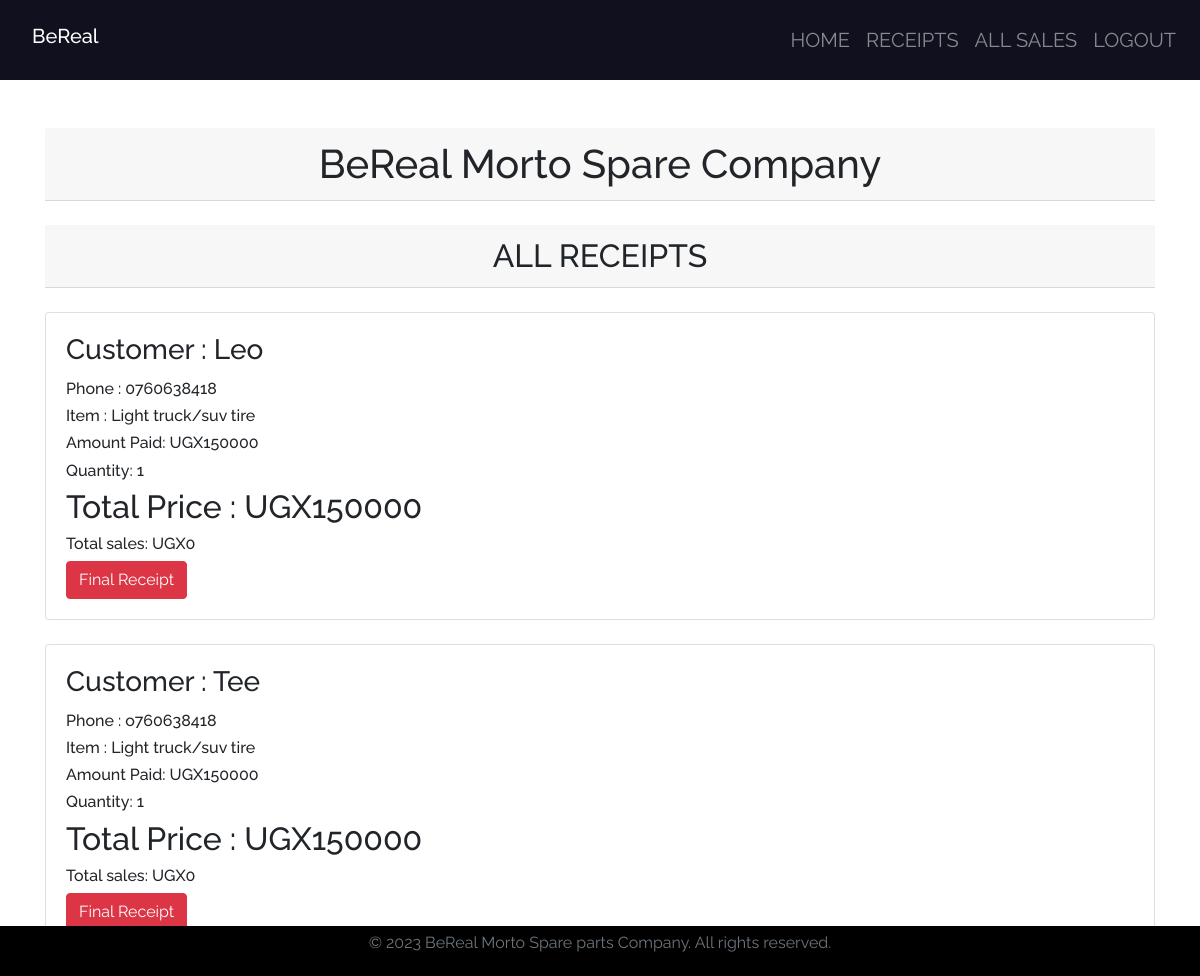
The app's page /receipt/ (signed in) with its own data.
### spareapp/models.py (models this page shows, shortened)
class Sale(models.Model):
    item = models.ForeignKey(Product, on_delete=models.CASCADE, null=False, blank=False)
    quantity = models.PositiveIntegerField(default=0, null=False, blank=False)
    issued_to = models.CharField(max_length=100, null=False, blank=False)
    amount_received = models.PositiveIntegerField(default=0, null=False, blank=False)
    unit_price = models.PositiveIntegerField(default=0, null=False, blank=False)
    branch_name = models.CharField(max_length=100, null=False, blank=False)
    customer_location = models.CharField(max_length=100, null=False, blank=False)
    phone = models.CharField(max_length=100, null=False, blank=False)
    def get_total(self):
        total = self.quantity * self.item.unit_price
        return int(total)
    def get_change(self):
        change = self.get_total() - self.amount_received
        return abs(int(change))

class Product(models.Model):
    Category_name = models.ForeignKey(Category, on_delete=models.CASCADE, null=False, blank=False)
    date_of_arrival = models.DateField(default=timezone.now)
    item_name = models.CharField(max_length=50, null=False, blank=False)
    item_orgin = models.CharField(max_length=50, null=False, blank=False)
    total_quantity = models.IntegerField(default=0, null=False, blank=False)
    issued_quantity = models.IntegerField(default=0, null=False, blank=False)
    received_quantity = models.IntegerField(default=0, null=False, blank=False)
    unit_price = models.IntegerField(default=0, null=False, blank=False)
    def __str__(self):
        return self.item_name

### spareapp/views.py (the view)
# urls.py: path('receipt/', views.receipt, name='receipt'),
@login_required
def receipt(request):
    sales = Sale.objects.all().order_by('-id')
    return render(request, 'ziah/receipt.html', {'sales': sales})

### templates/ziah/receipt.html
{% extends 'ziah/base.html'%} {% block content %}
<br /><br>
<div class="container">
  <h1 class="card-header text-center">BeReal Morto Spare Company</h1><br>
  <h2 class="card-header text-center">ALL RECEIPTS</h2><br>
  {% for sale in sales %}
  <div class="card">
    <div class="card-body">
      <h3 class="card-title">Customer : {{sale.issued_to | title}}</h3>
      <h6 class="card-text">Phone : {{sale.phone}}</h6>
      <h6 class="card-text">Item : {{sale.item}}</h6>
      <h6 class="card-text">Amount Paid:  UGX{{ sale.amount_received }}</h6>
      <h6 class="card-text">Quantity: {{sale.quantity }}</h6>
      <h2>Total Price :  UGX{{ sale.get_total }}</h2>
      <div style="flex: 1">
        <h6 class="card-text">Total sales:  UGX{{ sale.get_change }}</h6>
        <a href="{% url 'receipt_detail' sale.id %}">
          <input
            type="submit"
            value="Final Receipt"
            class="btn btn-danger"
            type="button"
          />
        </a>
      </div>
    </div>
  </div>
  <br />
  {% endfor %}
</div>
{% endblock %}

### spareapp/static/css/main.css (style rules this page uses)
html,body { position: relative; overflow-x: hidden; background: url('/static/images/img6.jpg'); width: 100% !important; height: 100vh; display: table; position: relative; background-position: center; background-attachment: scroll; -o-background-size: cover; -moz-background-size: cover; -webkit-background-size: cover; background-size: cover; background-repeat: no-repeat; }
body { background-color:white(0, 20%, 20%); font-family: 'raleway'; }

### records on screen
Sale: issued_to "Leo", phone "0760638418", item "Light truck/suv tire", amount_received "150000", quantity "1", get_total "150000", get_change "0"
Sale: issued_to "Tee", phone "o760638418", item "Light truck/suv tire", amount_received "150000", quantity "1", get_total "150000", get_change "0"
